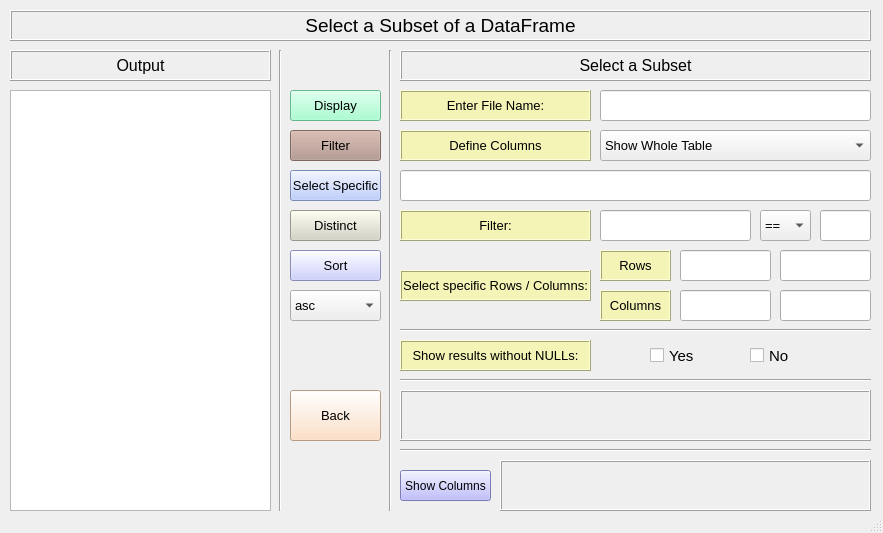
<?xml version="1.0" encoding="UTF-8"?>
<ui version="4.0">
 <class>Subset_page</class>
 <widget class="QMainWindow" name="Subset_page">
  <property name="geometry">
   <rect>
    <x>0</x>
    <y>0</y>
    <width>883</width>
    <height>533</height>
   </rect>
  </property>
  <property name="windowTitle">
   <string>MainWindow</string>
  </property>
  <widget class="QWidget" name="centralwidget">
   <widget class="QLabel" name="header_label">
    <property name="geometry">
     <rect>
      <x>10</x>
      <y>10</y>
      <width>861</width>
      <height>31</height>
     </rect>
    </property>
    <property name="font">
     <font>
      <pointsize>14</pointsize>
     </font>
    </property>
    <property name="frameShape">
     <enum>QFrame::Box</enum>
    </property>
    <property name="frameShadow">
     <enum>QFrame::Raised</enum>
    </property>
    <property name="text">
     <string>Select a Subset of a DataFrame</string>
    </property>
    <property name="alignment">
     <set>Qt::AlignCenter</set>
    </property>
   </widget>
   <widget class="QLabel" name="output_label">
    <property name="geometry">
     <rect>
      <x>10</x>
      <y>50</y>
      <width>261</width>
      <height>31</height>
     </rect>
    </property>
    <property name="font">
     <font>
      <pointsize>12</pointsize>
     </font>
    </property>
    <property name="frameShape">
     <enum>QFrame::Box</enum>
    </property>
    <property name="frameShadow">
     <enum>QFrame::Raised</enum>
    </property>
    <property name="text">
     <string>Output</string>
    </property>
    <property name="alignment">
     <set>Qt::AlignCenter</set>
    </property>
   </widget>
   <widget class="QTableWidget" name="table_widget">
    <property name="geometry">
     <rect>
      <x>10</x>
      <y>90</y>
      <width>261</width>
      <height>421</height>
     </rect>
    </property>
   </widget>
   <widget class="Line" name="line_1">
    <property name="geometry">
     <rect>
      <x>270</x>
      <y>50</y>
      <width>20</width>
      <height>461</height>
     </rect>
    </property>
    <property name="orientation">
     <enum>Qt::Vertical</enum>
    </property>
   </widget>
   <widget class="Line" name="line_2">
    <property name="geometry">
     <rect>
      <x>380</x>
      <y>50</y>
      <width>20</width>
      <height>461</height>
     </rect>
    </property>
    <property name="orientation">
     <enum>Qt::Vertical</enum>
    </property>
   </widget>
   <widget class="QPushButton" name="display_button">
    <property name="geometry">
     <rect>
      <x>290</x>
      <y>90</y>
      <width>91</width>
      <height>31</height>
     </rect>
    </property>
    <property name="font">
     <font>
      <pointsize>10</pointsize>
     </font>
    </property>
    <property name="styleSheet">
     <string notr="true">background-color: rgb(146, 255, 197);</string>
    </property>
    <property name="text">
     <string>Display</string>
    </property>
   </widget>
   <widget class="QPushButton" name="back_button">
    <property name="geometry">
     <rect>
      <x>290</x>
      <y>390</y>
      <width>91</width>
      <height>51</height>
     </rect>
    </property>
    <property name="font">
     <font>
      <pointsize>10</pointsize>
     </font>
    </property>
    <property name="styleSheet">
     <string notr="true">background-color: rgb(255, 217, 185);</string>
    </property>
    <property name="text">
     <string>Back</string>
    </property>
   </widget>
   <widget class="QLabel" name="select_label">
    <property name="geometry">
     <rect>
      <x>400</x>
      <y>50</y>
      <width>471</width>
      <height>31</height>
     </rect>
    </property>
    <property name="font">
     <font>
      <pointsize>12</pointsize>
     </font>
    </property>
    <property name="frameShape">
     <enum>QFrame::Box</enum>
    </property>
    <property name="frameShadow">
     <enum>QFrame::Raised</enum>
    </property>
    <property name="text">
     <string>Select a Subset</string>
    </property>
    <property name="alignment">
     <set>Qt::AlignCenter</set>
    </property>
   </widget>
   <widget class="Line" name="line_3">
    <property name="geometry">
     <rect>
      <x>400</x>
      <y>440</y>
      <width>471</width>
      <height>20</height>
     </rect>
    </property>
    <property name="orientation">
     <enum>Qt::Horizontal</enum>
    </property>
   </widget>
   <widget class="QPushButton" name="show_button">
    <property name="geometry">
     <rect>
      <x>400</x>
      <y>470</y>
      <width>91</width>
      <height>31</height>
     </rect>
    </property>
    <property name="font">
     <font>
      <pointsize>9</pointsize>
     </font>
    </property>
    <property name="styleSheet">
     <string notr="true">background-color: rgb(171, 171, 255);</string>
    </property>
    <property name="text">
     <string>Show Columns</string>
    </property>
   </widget>
   <widget class="QLabel" name="result_label">
    <property name="geometry">
     <rect>
      <x>500</x>
      <y>460</y>
      <width>371</width>
      <height>51</height>
     </rect>
    </property>
    <property name="font">
     <font>
      <pointsize>10</pointsize>
     </font>
    </property>
    <property name="frameShape">
     <enum>QFrame::Box</enum>
    </property>
    <property name="frameShadow">
     <enum>QFrame::Raised</enum>
    </property>
    <property name="text">
     <string/>
    </property>
    <property name="alignment">
     <set>Qt::AlignCenter</set>
    </property>
    <property name="wordWrap">
     <bool>true</bool>
    </property>
   </widget>
   <widget class="QLabel" name="column_label">
    <property name="geometry">
     <rect>
      <x>400</x>
      <y>130</y>
      <width>191</width>
      <height>31</height>
     </rect>
    </property>
    <property name="font">
     <font>
      <pointsize>10</pointsize>
     </font>
    </property>
    <property name="styleSheet">
     <string notr="true">background-color: rgb(244, 244, 183);</string>
    </property>
    <property name="frameShape">
     <enum>QFrame::Box</enum>
    </property>
    <property name="frameShadow">
     <enum>QFrame::Raised</enum>
    </property>
    <property name="text">
     <string>Define Columns</string>
    </property>
    <property name="alignment">
     <set>Qt::AlignCenter</set>
    </property>
   </widget>
   <widget class="QLabel" name="file_label">
    <property name="geometry">
     <rect>
      <x>400</x>
      <y>90</y>
      <width>191</width>
      <height>31</height>
     </rect>
    </property>
    <property name="font">
     <font>
      <pointsize>10</pointsize>
     </font>
    </property>
    <property name="styleSheet">
     <string notr="true">background-color: rgb(244, 244, 183);</string>
    </property>
    <property name="frameShape">
     <enum>QFrame::Box</enum>
    </property>
    <property name="frameShadow">
     <enum>QFrame::Raised</enum>
    </property>
    <property name="text">
     <string>Enter File Name:</string>
    </property>
    <property name="alignment">
     <set>Qt::AlignCenter</set>
    </property>
   </widget>
   <widget class="QLineEdit" name="file_line">
    <property name="geometry">
     <rect>
      <x>600</x>
      <y>90</y>
      <width>271</width>
      <height>31</height>
     </rect>
    </property>
    <property name="font">
     <font>
      <pointsize>11</pointsize>
     </font>
    </property>
    <property name="alignment">
     <set>Qt::AlignCenter</set>
    </property>
   </widget>
   <widget class="QLineEdit" name="column_line">
    <property name="geometry">
     <rect>
      <x>400</x>
      <y>170</y>
      <width>471</width>
      <height>31</height>
     </rect>
    </property>
    <property name="font">
     <font>
      <pointsize>11</pointsize>
     </font>
    </property>
    <property name="alignment">
     <set>Qt::AlignCenter</set>
    </property>
   </widget>
   <widget class="QComboBox" name="column_box">
    <property name="geometry">
     <rect>
      <x>600</x>
      <y>130</y>
      <width>271</width>
      <height>31</height>
     </rect>
    </property>
    <property name="font">
     <font>
      <pointsize>10</pointsize>
     </font>
    </property>
    <item>
     <property name="text">
      <string>Show Whole Table</string>
     </property>
    </item>
    <item>
     <property name="text">
      <string>Show Part of the Table</string>
     </property>
    </item>
   </widget>
   <widget class="QLabel" name="warn_label">
    <property name="geometry">
     <rect>
      <x>400</x>
      <y>390</y>
      <width>471</width>
      <height>51</height>
     </rect>
    </property>
    <property name="font">
     <font>
      <pointsize>10</pointsize>
     </font>
    </property>
    <property name="frameShape">
     <enum>QFrame::Box</enum>
    </property>
    <property name="frameShadow">
     <enum>QFrame::Raised</enum>
    </property>
    <property name="text">
     <string/>
    </property>
    <property name="alignment">
     <set>Qt::AlignCenter</set>
    </property>
    <property name="wordWrap">
     <bool>true</bool>
    </property>
   </widget>
   <widget class="QLabel" name="filter_label">
    <property name="geometry">
     <rect>
      <x>400</x>
      <y>210</y>
      <width>191</width>
      <height>31</height>
     </rect>
    </property>
    <property name="font">
     <font>
      <pointsize>10</pointsize>
     </font>
    </property>
    <property name="styleSheet">
     <string notr="true">background-color: rgb(244, 244, 183);</string>
    </property>
    <property name="frameShape">
     <enum>QFrame::Box</enum>
    </property>
    <property name="frameShadow">
     <enum>QFrame::Raised</enum>
    </property>
    <property name="text">
     <string>Filter:</string>
    </property>
    <property name="alignment">
     <set>Qt::AlignCenter</set>
    </property>
   </widget>
   <widget class="QLineEdit" name="filter_line">
    <property name="geometry">
     <rect>
      <x>600</x>
      <y>210</y>
      <width>151</width>
      <height>31</height>
     </rect>
    </property>
    <property name="font">
     <font>
      <pointsize>11</pointsize>
     </font>
    </property>
    <property name="alignment">
     <set>Qt::AlignCenter</set>
    </property>
   </widget>
   <widget class="QComboBox" name="filter_box">
    <property name="geometry">
     <rect>
      <x>760</x>
      <y>210</y>
      <width>51</width>
      <height>31</height>
     </rect>
    </property>
    <property name="font">
     <font>
      <pointsize>10</pointsize>
     </font>
    </property>
    <item>
     <property name="text">
      <string>==</string>
     </property>
    </item>
    <item>
     <property name="text">
      <string>&gt;</string>
     </property>
    </item>
    <item>
     <property name="text">
      <string>&lt;</string>
     </property>
    </item>
    <item>
     <property name="text">
      <string>&gt;=</string>
     </property>
    </item>
    <item>
     <property name="text">
      <string>&lt;=</string>
     </property>
    </item>
   </widget>
   <widget class="QPushButton" name="filter_button">
    <property name="geometry">
     <rect>
      <x>290</x>
      <y>130</y>
      <width>91</width>
      <height>31</height>
     </rect>
    </property>
    <property name="font">
     <font>
      <pointsize>10</pointsize>
     </font>
    </property>
    <property name="styleSheet">
     <string notr="true">background-color: rgb(177, 147, 137);</string>
    </property>
    <property name="text">
     <string>Filter</string>
    </property>
   </widget>
   <widget class="QLineEdit" name="value_line">
    <property name="geometry">
     <rect>
      <x>820</x>
      <y>210</y>
      <width>51</width>
      <height>31</height>
     </rect>
    </property>
    <property name="font">
     <font>
      <pointsize>11</pointsize>
     </font>
    </property>
    <property name="alignment">
     <set>Qt::AlignCenter</set>
    </property>
   </widget>
   <widget class="QLabel" name="determine_label">
    <property name="geometry">
     <rect>
      <x>400</x>
      <y>270</y>
      <width>191</width>
      <height>31</height>
     </rect>
    </property>
    <property name="font">
     <font>
      <pointsize>10</pointsize>
     </font>
    </property>
    <property name="styleSheet">
     <string notr="true">background-color: rgb(244, 244, 183);</string>
    </property>
    <property name="frameShape">
     <enum>QFrame::Box</enum>
    </property>
    <property name="frameShadow">
     <enum>QFrame::Raised</enum>
    </property>
    <property name="text">
     <string>Select specific Rows / Columns:</string>
    </property>
    <property name="alignment">
     <set>Qt::AlignCenter</set>
    </property>
   </widget>
   <widget class="QLabel" name="row_label">
    <property name="geometry">
     <rect>
      <x>600</x>
      <y>250</y>
      <width>71</width>
      <height>31</height>
     </rect>
    </property>
    <property name="font">
     <font>
      <pointsize>10</pointsize>
     </font>
    </property>
    <property name="styleSheet">
     <string notr="true">background-color: rgb(244, 244, 183);</string>
    </property>
    <property name="frameShape">
     <enum>QFrame::Box</enum>
    </property>
    <property name="frameShadow">
     <enum>QFrame::Raised</enum>
    </property>
    <property name="text">
     <string>Rows</string>
    </property>
    <property name="alignment">
     <set>Qt::AlignCenter</set>
    </property>
   </widget>
   <widget class="QLabel" name="boom_label">
    <property name="geometry">
     <rect>
      <x>600</x>
      <y>290</y>
      <width>71</width>
      <height>31</height>
     </rect>
    </property>
    <property name="font">
     <font>
      <pointsize>10</pointsize>
     </font>
    </property>
    <property name="styleSheet">
     <string notr="true">background-color: rgb(244, 244, 183);</string>
    </property>
    <property name="frameShape">
     <enum>QFrame::Box</enum>
    </property>
    <property name="frameShadow">
     <enum>QFrame::Raised</enum>
    </property>
    <property name="text">
     <string>Columns</string>
    </property>
    <property name="alignment">
     <set>Qt::AlignCenter</set>
    </property>
   </widget>
   <widget class="QLineEdit" name="row_line_1">
    <property name="geometry">
     <rect>
      <x>680</x>
      <y>250</y>
      <width>91</width>
      <height>31</height>
     </rect>
    </property>
    <property name="font">
     <font>
      <pointsize>11</pointsize>
     </font>
    </property>
    <property name="alignment">
     <set>Qt::AlignCenter</set>
    </property>
   </widget>
   <widget class="QLineEdit" name="row_line_2">
    <property name="geometry">
     <rect>
      <x>780</x>
      <y>250</y>
      <width>91</width>
      <height>31</height>
     </rect>
    </property>
    <property name="font">
     <font>
      <pointsize>11</pointsize>
     </font>
    </property>
    <property name="alignment">
     <set>Qt::AlignCenter</set>
    </property>
   </widget>
   <widget class="QLineEdit" name="start_line_1">
    <property name="geometry">
     <rect>
      <x>680</x>
      <y>290</y>
      <width>91</width>
      <height>31</height>
     </rect>
    </property>
    <property name="font">
     <font>
      <pointsize>11</pointsize>
     </font>
    </property>
    <property name="alignment">
     <set>Qt::AlignCenter</set>
    </property>
   </widget>
   <widget class="QLineEdit" name="start_line_2">
    <property name="geometry">
     <rect>
      <x>780</x>
      <y>290</y>
      <width>91</width>
      <height>31</height>
     </rect>
    </property>
    <property name="font">
     <font>
      <pointsize>11</pointsize>
     </font>
    </property>
    <property name="alignment">
     <set>Qt::AlignCenter</set>
    </property>
   </widget>
   <widget class="QPushButton" name="specific_button">
    <property name="geometry">
     <rect>
      <x>290</x>
      <y>170</y>
      <width>91</width>
      <height>31</height>
     </rect>
    </property>
    <property name="font">
     <font>
      <pointsize>10</pointsize>
     </font>
    </property>
    <property name="styleSheet">
     <string notr="true">background-color: rgb(172, 194, 255);</string>
    </property>
    <property name="text">
     <string>Select Specific</string>
    </property>
   </widget>
   <widget class="QLabel" name="null_label">
    <property name="geometry">
     <rect>
      <x>400</x>
      <y>340</y>
      <width>191</width>
      <height>31</height>
     </rect>
    </property>
    <property name="font">
     <font>
      <pointsize>10</pointsize>
     </font>
    </property>
    <property name="styleSheet">
     <string notr="true">background-color: rgb(244, 244, 183);</string>
    </property>
    <property name="frameShape">
     <enum>QFrame::Box</enum>
    </property>
    <property name="frameShadow">
     <enum>QFrame::Raised</enum>
    </property>
    <property name="text">
     <string>Show results without NULLs:</string>
    </property>
    <property name="alignment">
     <set>Qt::AlignCenter</set>
    </property>
   </widget>
   <widget class="QCheckBox" name="yes_box">
    <property name="geometry">
     <rect>
      <x>650</x>
      <y>340</y>
      <width>91</width>
      <height>31</height>
     </rect>
    </property>
    <property name="font">
     <font>
      <pointsize>11</pointsize>
     </font>
    </property>
    <property name="text">
     <string>Yes</string>
    </property>
   </widget>
   <widget class="QCheckBox" name="no_box">
    <property name="geometry">
     <rect>
      <x>750</x>
      <y>340</y>
      <width>81</width>
      <height>31</height>
     </rect>
    </property>
    <property name="font">
     <font>
      <pointsize>11</pointsize>
     </font>
    </property>
    <property name="text">
     <string>No</string>
    </property>
   </widget>
   <widget class="Line" name="line_4">
    <property name="geometry">
     <rect>
      <x>400</x>
      <y>370</y>
      <width>471</width>
      <height>20</height>
     </rect>
    </property>
    <property name="orientation">
     <enum>Qt::Horizontal</enum>
    </property>
   </widget>
   <widget class="Line" name="line_5">
    <property name="geometry">
     <rect>
      <x>400</x>
      <y>320</y>
      <width>471</width>
      <height>20</height>
     </rect>
    </property>
    <property name="orientation">
     <enum>Qt::Horizontal</enum>
    </property>
   </widget>
   <widget class="QPushButton" name="distinct_button">
    <property name="geometry">
     <rect>
      <x>290</x>
      <y>210</y>
      <width>91</width>
      <height>31</height>
     </rect>
    </property>
    <property name="font">
     <font>
      <pointsize>10</pointsize>
     </font>
    </property>
    <property name="styleSheet">
     <string notr="true">background-color: rgb(212, 212, 197);</string>
    </property>
    <property name="text">
     <string>Distinct</string>
    </property>
   </widget>
   <widget class="QPushButton" name="sort_button">
    <property name="geometry">
     <rect>
      <x>290</x>
      <y>250</y>
      <width>91</width>
      <height>31</height>
     </rect>
    </property>
    <property name="font">
     <font>
      <pointsize>10</pointsize>
     </font>
    </property>
    <property name="styleSheet">
     <string notr="true">background-color: rgb(192, 196, 255);</string>
    </property>
    <property name="text">
     <string>Sort</string>
    </property>
   </widget>
   <widget class="QComboBox" name="sort_box">
    <property name="geometry">
     <rect>
      <x>290</x>
      <y>290</y>
      <width>91</width>
      <height>31</height>
     </rect>
    </property>
    <property name="font">
     <font>
      <pointsize>10</pointsize>
     </font>
    </property>
    <item>
     <property name="text">
      <string>asc</string>
     </property>
    </item>
    <item>
     <property name="text">
      <string>desc</string>
     </property>
    </item>
   </widget>
  </widget>
  <widget class="QStatusBar" name="statusbar"/>
 </widget>
 <resources/>
 <connections/>
</ui>
